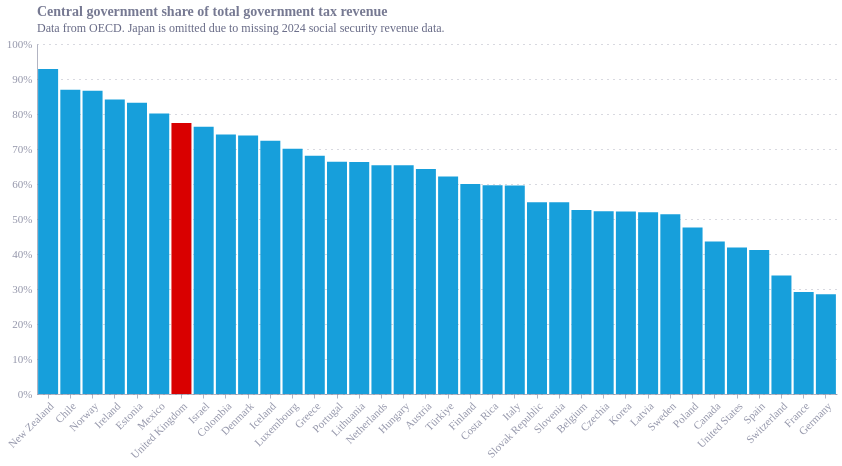

Notebook cell for this chart:
### Code cell
bars = alt.Chart(df_wide).mark_bar().encode(
    x=alt.X(
        'Reference area:N',
        sort='-y',
        axis=alt.Axis(labelAngle=-45)
    ),
    y=alt.Y(
        'central_to_overall_ratio:Q',
        axis=alt.Axis(format='%', title=None)
    ),
    color=alt.condition(
        alt.datum.REF_AREA == 'GBR',
        alt.value('#d90000'),
        alt.value('#179fdb')
    ),
    tooltip=[alt.Tooltip('Reference area', title='Country'), alt.Tooltip('central_to_overall_ratio:Q', title='Central Government Revenue Share', format='.1%')]
).properties(
    width=800,
    height=350,
    title=alt.TitleParams(
        text='Central government share of total government tax revenue',
        subtitle='Data from OECD. Japan is omitted due to missing 2024 social security revenue data.',
        subtitleFontSize=12,
        anchor='start'
    )
)

chart = bars

chart

### Figure 1 — Vega-Lite specification as saved in the notebook (floating-point values rounded to 4 significant figures)
{"config": {"font": "Circular Std", "text": {"color": "#676A86", "align": "left", "baseline": "middle", "dx": 7, "dy": 0, "fontSize": 11}, "view": {"stroke": null, "continuousWidth": 400, "continuousHeight": 300, "discreteWidth": 400, "discreteHeight": 300}, "range": {"category": ["#36B7B4", "#E6224B", "#F4C245", "#0063AF", "#00A767", "#179FDB", "#EB5C2E"], "diverging": ["#E6224B", "#E54753", "#C9C9C9", "#179FDB", "#122B39"], "heatmap": ["#C9C9C9", "#179FDB", "#0063AF", "#122B39"], "ordinal": ["#00A767", "#36B7B4", "#179FDB", "#0063AF", "#243B5A"]}, "bar": {"color": "#179fdb"}, "line": {"color": "#e6224b"}, "rule": {"color": "#676A86"}, "area": {"opacity": 0.3}, "point": {"filled": true, "size": 80, "color": "#e6224b", "opacity": 0.95}, "geoshape": {"stroke": "white", "strokeWidth": 0.3}, "rect": {"fill": "#d6d4d4", "opacity": 0.3}, "axis": {"labelColor": "#676A86", "labelFontSize": 11, "labelFont": "Circular Std", "labelOpacity": 0.7, "tickColor": "#676A86", "tickOpacity": 0.5, "domainColor": "#676A86", "domainOpacity": 0.5, "gridColor": "#676A86", "gridDash": [2, 2], "gridOpacity": 0.5, "title": null, "titleColor": "#676A86", "titleOpacity": 0.8, "tickSize": 4}, "axisXDiscrete": {"grid": false, "labelAngle": 0, "tickCount": 10, "tickOpacity": 0.5, "title": null}, "axisYDiscrete": {"ticks": false, "labelPadding": 5}, "axisXTemporal": {"grid": false, "ticks": true}, "axisXQuantitative": {"grid": true}, "axisYQuantitative": {"gridColor": "#676A86", "gridDash": [1, 5], "gridOpacity": 0.5, "ticks": false, "labelPadding": 5, "tickCount": 8, "titleAngle": 0, "titleAlign": "left", "titleBaseline": "bottom", "titleX": 0, "titleY": -5}, "title": {"color": "#676A86E6", "subtitleColor": "#676A86", "font": "Circular Std", "subtitleFont": "Circular Std", "anchor": "start", "fontSize": 14, "subtitleFontSize": 12, "subtitlePadding": 4, "offset": 0, "frame": "group"}, "legend": {"titleColor": "#122b39", "title": null, "labelColor": "#122b39", "labelFontSize": 11}}, "data": {"name": "data-6f1e9f45fea787d7fa561efba28c99a4"}, "mark": {"type": "bar"}, "encoding": {"color": {"condition": {"test": "(datum.REF_AREA === 'GBR')", "value": "#d90000"}, "value": "#179fdb"}, "tooltip": [{"field": "Reference area", "title": "Country", "type": "nominal"}, {"field": "central_to_overall_ratio", "format": ".1%", "title": "Central Government Revenue Share", "type": "quantitative"}], "x": {"axis": {"labelAngle": -45}, "field": "Reference area", "sort": "-y", "type": "nominal"}, "y": {"axis": {"format": "%", "title": null}, "field": "central_to_overall_ratio", "type": "quantitative"}}, "height": 350, "title": {"text": "Central government share of total government tax revenue", "anchor": "start", "subtitle": "Data from OECD. Japan is omitted due to missing 2024 social security revenue data.", "subtitleFontSize": 12}, "width": 800, "$schema": "https://vega.github.io/schema/vega-lite/v6.4.1.json", "datasets": {"data-6f1e9f45fea787d7fa561efba28c99a4": [{"REF_AREA": "AUT", "Reference area": "Austria", "Central government": 137.8, "European institutions and bodies (EU accounts)": 0.549, "General government": 214.3, "Local government": 6.685, "Social security funds": 65.16, "State government": 4.119, "central_to_overall_ratio": 0.643, "central_to_overallno_SS_ratio": 0.9239}, {"REF_AREA": "BEL", "Reference area": "Belgium", "Central government": 137.4, "European institutions and bodies (EU accounts)": 1.799, "General government": 261.4, "Local government": 11.98, "Social security funds": 83.98, "State government": 26.22, "central_to_overall_ratio": 0.5257, "central_to_overallno_SS_ratio": 0.7745}, {"REF_AREA": "CAN", "Reference area": "Canada", "Central government": 467.4, "European institutions and bodies (EU accounts)": 0.0, "General government": 1072.0, "Local government": 87.77, "Social security funds": 112.1, "State government": 405.1, "central_to_overall_ratio": 0.4359, "central_to_overallno_SS_ratio": 0.4868}, {"REF_AREA": "CHE", "Reference area": "Switzerland", "Central government": 75.89, "European institutions and bodies (EU accounts)": 0.0, "General government": 224.0, "Local government": 35.45, "Social security funds": 55.04, "State government": 57.65, "central_to_overall_ratio": 0.3387, "central_to_overallno_SS_ratio": 0.4491}, {"REF_AREA": "CHL", "Reference area": "Chile", "Central government": 55460.0, "European institutions and bodies (EU accounts)": 0.0, "General government": 63820.0, "Local government": 5342.0, "Social security funds": 3020.0, "State government": 0.0, "central_to_overall_ratio": 0.869, "central_to_overallno_SS_ratio": 0.9121}, {"REF_AREA": "COL", "Reference area": "Colombia", "Central government": 251200.0, "European institutions and bodies (EU accounts)": 0.0, "General government": 338800.0, "Local government": 42940.0, "Social security funds": 28940.0, "State government": 15660.0, "central_to_overall_ratio": 0.7416, "central_to_overallno_SS_ratio": 0.8108}, {"REF_AREA": "CRI", "Reference area": "Costa Rica", "Central government": 7273.0, "European institutions and bodies (EU accounts)": 0.0, "General government": 12200.0, "Local government": 341.3, "Social security funds": 4586.0, "State government": 0.0, "central_to_overall_ratio": 0.5961, "central_to_overallno_SS_ratio": 0.9552}, {"REF_AREA": "CZE", "Reference area": "Czechia", "Central government": 1429.0, "European institutions and bodies (EU accounts)": 10.88, "General government": 2737.0, "Local government": 35.88, "Social security funds": 1261.0, "State government": 0.0, "central_to_overall_ratio": 0.5221, "central_to_overallno_SS_ratio": 0.9683}, {"REF_AREA": "DEU", "Reference area": "Germany", "Central government": 469.1, "European institutions and bodies (EU accounts)": 5.583, "General government": 1646.0, "Local government": 143.9, "Social security funds": 643.3, "State government": 384.1, "central_to_overall_ratio": 0.285, "central_to_overallno_SS_ratio": 0.4679}, {"REF_AREA": "DNK", "Reference area": "Denmark", "Central government": 976.4, "European institutions and bodies (EU accounts)": 3.695, "General government": 1322.0, "Local government": 341.7, "Social security funds": 0.505, "State government": 0.0, "central_to_overall_ratio": 0.7384, "central_to_overallno_SS_ratio": 0.7387}, {"REF_AREA": "ESP", "Reference area": "Spain", "Central government": 240.6, "European institutions and bodies (EU accounts)": 2.591, "General government": 584.8, "Local government": 43.8, "Social security funds": 198.6, "State government": 99.2, "central_to_overall_ratio": 0.4114, "central_to_overallno_SS_ratio": 0.623}, {"REF_AREA": "EST", "Reference area": "Estonia", "Central government": 11.69, "European institutions and bodies (EU accounts)": 0.04496, "General government": 14.04, "Local government": 0.07434, "Social security funds": 2.233, "State government": 0.0, "central_to_overall_ratio": 0.8324, "central_to_overallno_SS_ratio": 0.9899}, {"REF_AREA": "FIN", "Reference area": "Finland", "Central government": 69.91, "European institutions and bodies (EU accounts)": 0.183, "General government": 116.5, "Local government": 13.97, "Social security funds": 32.44, "State government": 0.0, "central_to_overall_ratio": 0.6001, "central_to_overallno_SS_ratio": 0.8316}, {"REF_AREA": "FRA", "Reference area": "France", "Central government": 370.0, "European institutions and bodies (EU accounts)": 2.6, "General government": 1269.0, "Local government": 183.9, "Social security funds": 712.5, "State government": 0.0, "central_to_overall_ratio": 0.2916, "central_to_overallno_SS_ratio": 0.6649}, {"REF_AREA": "GBR", "Reference area": "United Kingdom", "Central government": 758.5, "European institutions and bodies (EU accounts)": 0.0, "General government": 979.8, "Local government": 48.22, "Social security funds": 173.1, "State government": 0.0, "central_to_overall_ratio": 0.7742, "central_to_overallno_SS_ratio": 0.9402}, {"REF_AREA": "GRC", "Reference area": "Greece", "Central government": 64.39, "European institutions and bodies (EU accounts)": 0.358, "General government": 94.62, "Local government": 2.026, "Social security funds": 27.85, "State government": 0.0, "central_to_overall_ratio": 0.6805, "central_to_overallno_SS_ratio": 0.9643}, {"REF_AREA": "HUN", "Reference area": "Hungary", "Central government": 18280.0, "European institutions and bodies (EU accounts)": 92.87, "General government": 27980.0, "Local government": 1601.0, "Social security funds": 8009.0, "State government": 0.0, "central_to_overall_ratio": 0.6532, "central_to_overallno_SS_ratio": 0.9152}, {"REF_AREA": "IRL", "Reference area": "Ireland", "Central government": 102.8, "European institutions and bodies (EU accounts)": 0.5903, "General government": 122.1, "Local government": 1.872, "Social security funds": 16.88, "State government": 0.0, "central_to_overall_ratio": 0.8416, "central_to_overallno_SS_ratio": 0.9766}, {"REF_AREA": "ISL", "Reference area": "Iceland", "Central government": 1229.0, "European institutions and bodies (EU accounts)": 0.0, "General government": 1699.0, "Local government": 470.2, "Social security funds": 0.0, "State government": 0.0, "central_to_overall_ratio": 0.7232, "central_to_overallno_SS_ratio": 0.7232}, {"REF_AREA": "ISR", "Reference area": "Israel", "Central government": 471.0, "European institutions and bodies (EU accounts)": 0.0, "General government": 617.0, "Local government": 46.81, "Social security funds": 99.1, "State government": 0.0, "central_to_overall_ratio": 0.7635, "central_to_overallno_SS_ratio": 0.9096}, {"REF_AREA": "ITA", "Reference area": "Italy", "Central government": 560.5, "European institutions and bodies (EU accounts)": 2.99, "General government": 940.4, "Local government": 102.5, "Social security funds": 274.4, "State government": 0.0, "central_to_overall_ratio": 0.596, "central_to_overallno_SS_ratio": 0.8416}, {"REF_AREA": "KOR", "Reference area": "Korea", "Central government": 336500.0, "European institutions and bodies (EU accounts)": 0.0, "General government": 645800.0, "Local government": 114100.0, "Social security funds": 195200.0, "State government": 0.0, "central_to_overall_ratio": 0.5211, "central_to_overallno_SS_ratio": 0.7468}, {"REF_AREA": "LTU", "Reference area": "Lithuania", "Central government": 17.21, "European institutions and bodies (EU accounts)": 0.1199, "General government": 25.98, "Local government": 0.2747, "Social security funds": 8.369, "State government": 0.0, "central_to_overall_ratio": 0.6626, "central_to_overallno_SS_ratio": 0.9776}, {"REF_AREA": "LUX", "Reference area": "Luxembourg", "Central government": 25.03, "European institutions and bodies (EU accounts)": 0.01891, "General government": 35.73, "Local government": 1.704, "Social security funds": 8.972, "State government": 0.0, "central_to_overall_ratio": 0.7007, "central_to_overallno_SS_ratio": 0.9356}, {"REF_AREA": "LVA", "Reference area": "Latvia", "Central government": 7.317, "European institutions and bodies (EU accounts)": 0.06266, "General government": 14.09, "Local government": 2.424, "Social security funds": 4.283, "State government": 0.0, "central_to_overall_ratio": 0.5194, "central_to_overallno_SS_ratio": 0.7464}, {"REF_AREA": "MEX", "Reference area": "Mexico", "Central government": 4967.0, "European institutions and bodies (EU accounts)": 0.0, "General government": 6199.0, "Local government": 99.07, "Social security funds": 852.4, "State government": 281.0, "central_to_overall_ratio": 0.8012, "central_to_overallno_SS_ratio": 0.9289}, {"REF_AREA": "NLD", "Reference area": "Netherlands", "Central government": 282.8, "European institutions and bodies (EU accounts)": 3.822, "General government": 432.6, "Local government": 8.884, "Social security funds": 137.1, "State government": 0.0, "central_to_overall_ratio": 0.6538, "central_to_overallno_SS_ratio": 0.957}, {"REF_AREA": "NOR", "Reference area": "Norway", "Central government": 1810.0, "European institutions and bodies (EU accounts)": 0.0, "General government": 2089.0, "Local government": 278.8, "Social security funds": 0.0, "State government": 0.0, "central_to_overall_ratio": 0.8665, "central_to_overallno_SS_ratio": 0.8665}, {"REF_AREA": "NZL", "Reference area": "New Zealand", "Central government": 133.2, "European institutions and bodies (EU accounts)": 0.0, "General government": 143.4, "Local government": 10.27, "Social security funds": 0.0, "State government": 0.0, "central_to_overall_ratio": 0.9284, "central_to_overallno_SS_ratio": 0.9284}, {"REF_AREA": "POL", "Reference area": "Poland", "Central government": 634.3, "European institutions and bodies (EU accounts)": 6.656, "General government": 1334.0, "Local government": 177.8, "Social security funds": 515.4, "State government": 0.0, "central_to_overall_ratio": 0.4754, "central_to_overallno_SS_ratio": 0.7747}, {"REF_AREA": "PRT", "Reference area": "Portugal", "Central government": 67.45, "European institutions and bodies (EU accounts)": 0.329, "General government": 101.7, "Local government": 5.796, "Social security funds": 28.12, "State government": 0.0, "central_to_overall_ratio": 0.6633, "central_to_overallno_SS_ratio": 0.9168}, {"REF_AREA": "SVK", "Reference area": "Slovak Republic", "Central government": 25.53, "European institutions and bodies (EU accounts)": 0.1758, "General government": 46.57, "Local government": 0.9698, "Social security funds": 19.9, "State government": 0.0, "central_to_overall_ratio": 0.5482, "central_to_overallno_SS_ratio": 0.957}, {"REF_AREA": "SVN", "Reference area": "Slovenia", "Central government": 14.14, "European institutions and bodies (EU accounts)": 0.09212, "General government": 25.82, "Local government": 0.3204, "Social security funds": 11.26, "State government": 0.0, "central_to_overall_ratio": 0.5478, "central_to_overallno_SS_ratio": 0.9717}, {"REF_AREA": "SWE", "Reference area": "Sweden", "Central government": 1357.0, "European institutions and bodies (EU accounts)": 8.48, "General government": 2644.0, "Local government": 951.3, "Social security funds": 326.7, "State government": 0.0, "central_to_overall_ratio": 0.5133, "central_to_overallno_SS_ratio": 0.5857}, {"REF_AREA": "TUR", "Reference area": "Türkiye", "Central government": 6465.0, "European institutions and bodies (EU accounts)": 0.0, "General government": 10400.0, "Local government": 907.3, "Social security funds": 3027.0, "State government": 0.0, "central_to_overall_ratio": 0.6217, "central_to_overallno_SS_ratio": 0.8769}, {"REF_AREA": "USA", "Reference area": "United States", "Central government": 3131.0, "European institutions and bodies (EU accounts)": 0.0, "General government": 7481.0, "Local government": 1087.0, "Social security funds": 1747.0, "State government": 1516.0, "central_to_overall_ratio": 0.4185, "central_to_overallno_SS_ratio": 0.546}]}}
